Frame 1 (no input): blank canvas, image omitted
Frame 60 (no input): blank canvas, image omitted
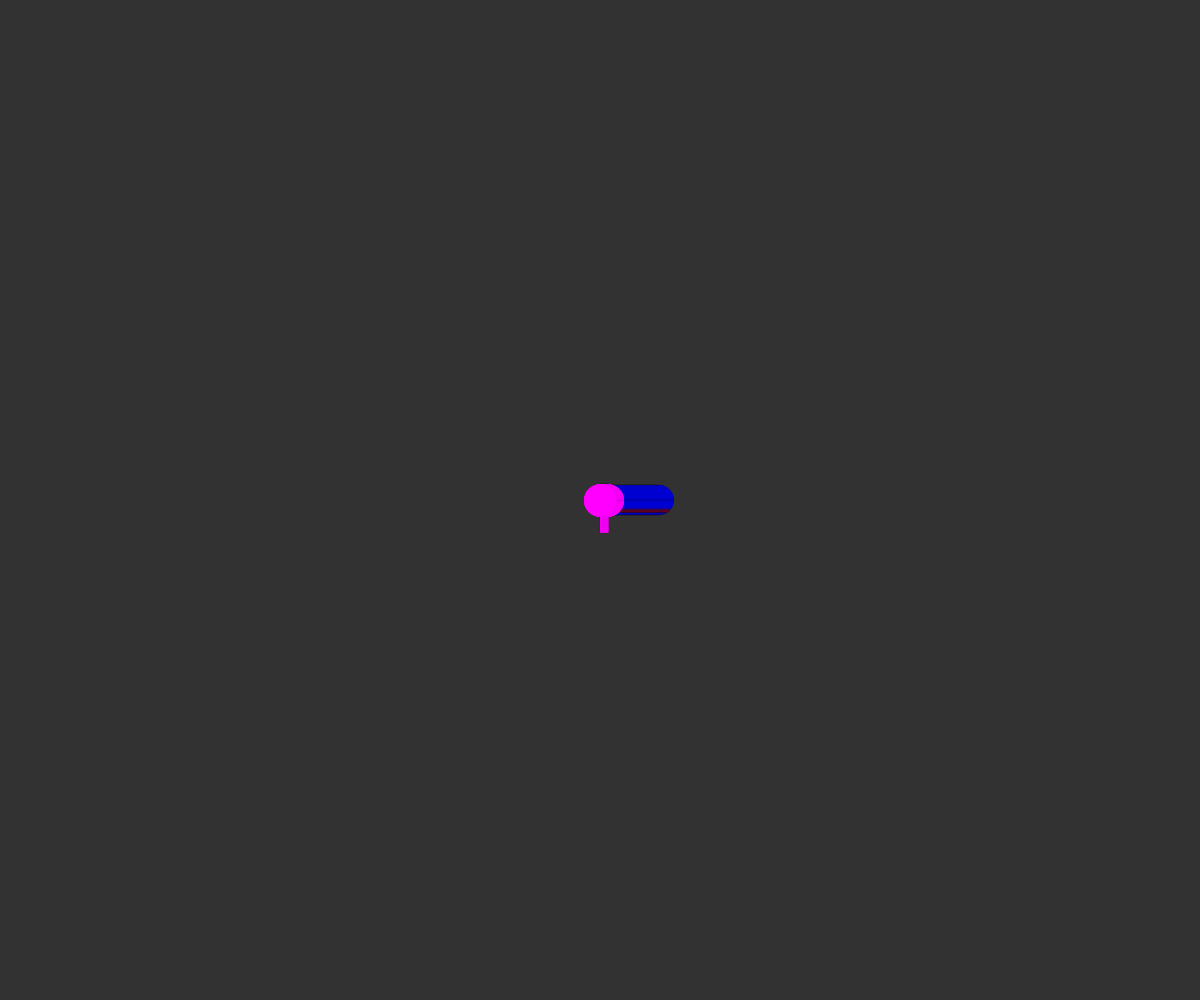
Frame 120 (the mouse pressed at the canvas centre since frame 60)

The p5.js sketch whose frames 1 and 60 were blank and that drew this single picture after the mouse press (run headless with seeded random() and noise() and a simulated clock; from frame 60 on, the mouse is pressed at the canvas centre):

// p5.js sketch
// ── sketch.js
/*
	jon darling
    MMP-310
    week 7
    array drawing
    
*/


var r_ = (255);
var g_ = (0);
var b_ = (0, 255);

var r = 0;
var popsicles = []; // empty popsicle heads

function setup() {
    createCanvas(windowWidth, windowHeight);
    noStroke();
}

function draw() {
    background(50);
    noStroke();

    if (mouseIsPressed) {
        popsicles.push([mouseX, mouseY]);
    }

    for (let i = 0; i < popsicles.length; i++) {
        popsicle(popsicles[i][0], popsicles[i][1], 30);
        popsicles[i][0] += 1;
    }

    translate(width / 2, height / 2);
    scale(r);
    r += 0.01;

    for (let i = 0; i < popsicles.length; i++) {
        let x = popsicles[i][0] - width / 2;
        let y = popsicles[i][1] - height / 2;
        let s = popsicles[i][1] - height/ 4;

   
        fill(r_,g_,b_);
        stroke(0);
        strokeWeight(.2);
        rect(x, y, 5, s); //flying stick
        fill(r_,g_,b_);
        stroke(0);
        strokeWeight(.2);
        ellipse(x, y + 3, s); //flying lolly pop


    }

    if (random(30) > 29) r = 0;


}




function popsicle(x, y, s) {
    var eyeSize = s / 9;
    //head********************
    fill("blue");
    stroke(0);
    strokeWeight(.2);
    ellipse(x, y, s); // head
    //eyes*****************
    fill("white");
    ellipse(x + eyeSize * 3, y - eyeSize, eyeSize); // left eye
    ellipse(x, y - eyeSize, eyeSize); // right eye
    //mouth****************
    var mouthSize = s / 4;
    fill("red");
    stroke(0);
    strokeWeight(.5);
    ellipse(x + mouthSize, y + mouthSize, mouthSize, 10); //mouth
    //body**********************
}
